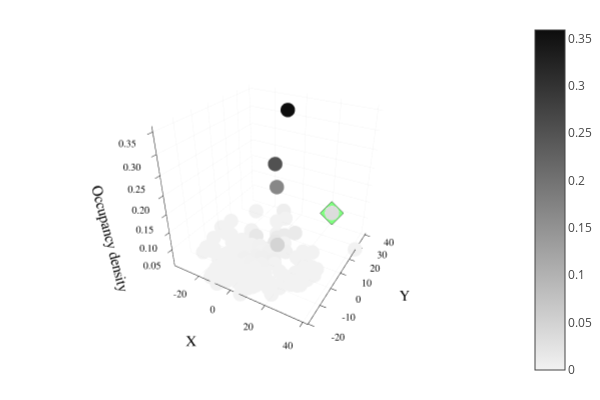

Here is the notebook cell this chart was saved with:
### Code cell
# 3D
plotlyjs()
plot()

scatter!(X,Y,occp,zcolor=occp,m=cgrad(:grays,rev=true),markerstrokewidth=0,markersize=2.5,legend=false)

plot!([X[1]],[Y[1]],[occp[1]], seriestype = :scatter, markersize=3,
        color=color=palette(:lighttest)[4],markershape=:diamond,opacity=0.8) # Green for Si
plot!([X[end]],[Y[end]],[occp[end]], seriestype = :scatter, markersize=3,
        color=color=palette(:lighttest)[7],markershape=:diamond,opacity=0.8) # Red for Sf

xlims!(minimum(X)*1.01,maximum(X)*1.01) 
ylims!(minimum(Y)*1.01,maximum(Y)*1.01)
zlims!(minimum(occp)*1.01,maximum(occp)*1.01)

plot!(xlabel="X", ylabel="Y", zlabel = "Occupancy density")
